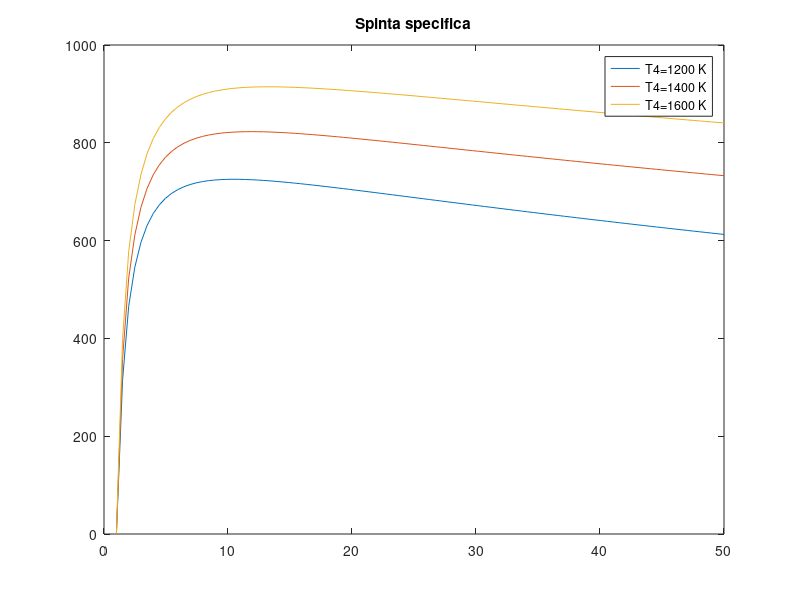
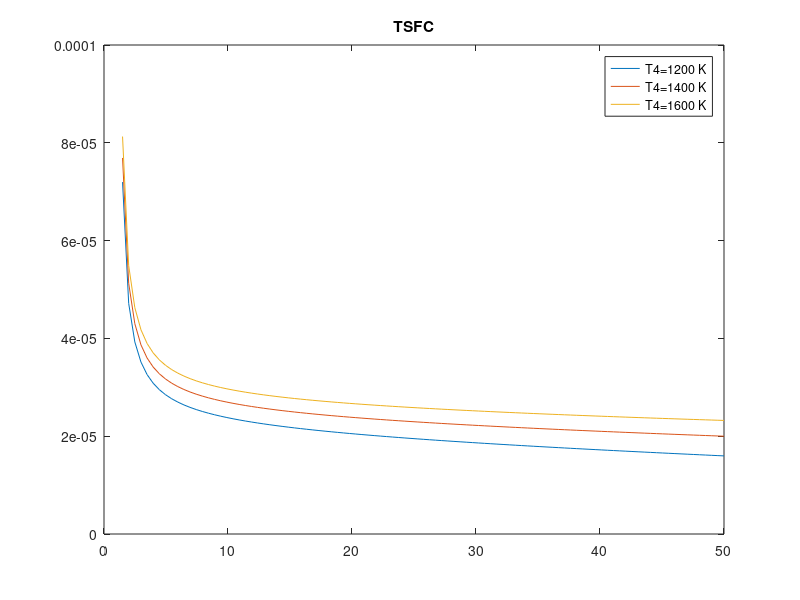
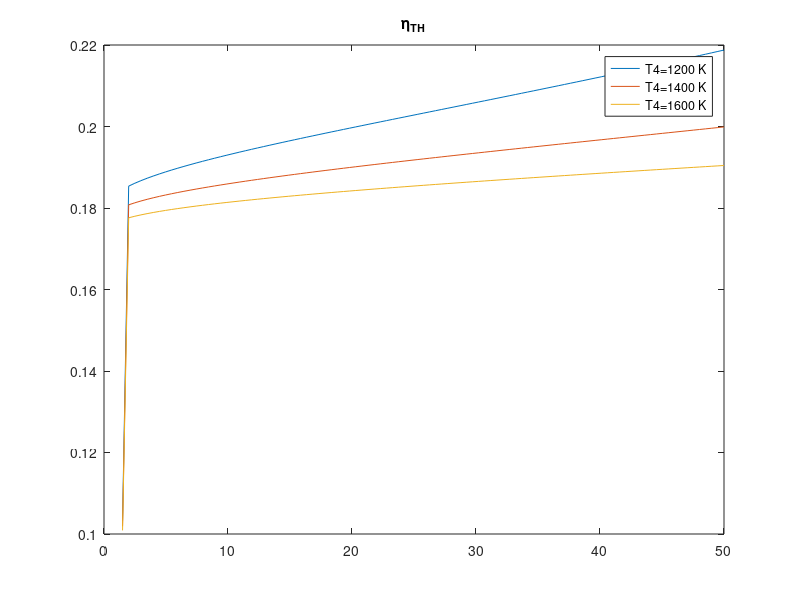
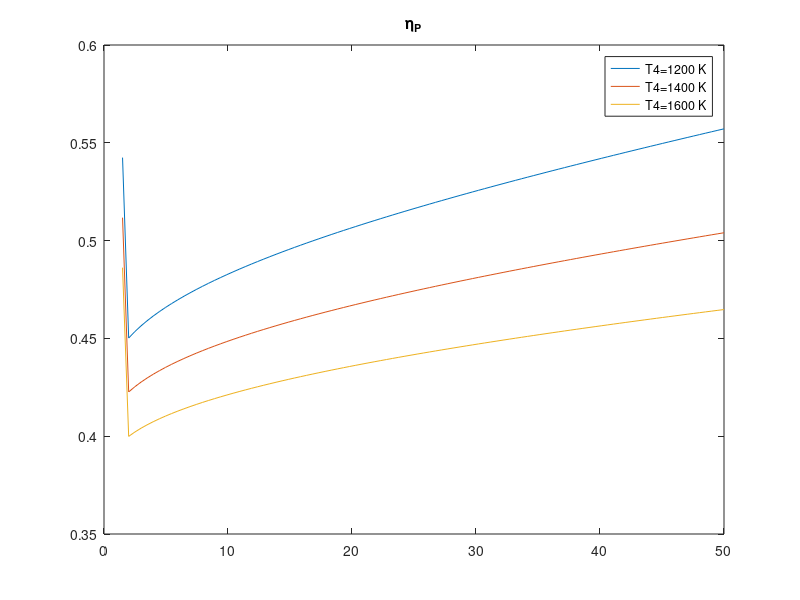

Recreate these plots in MATLAB, in order.
clc; close all; clear;

%%

z=10000;
eDsubsonico=0.98;
etaC=0.88;
etaT=0.94;
Qf=43000000;
etaB=0.96;
Au=0.126;
etaADN=0.96;
cp=1005;
gamma=1.4;
R=287;

nbeta=100;
beta=linspace(1,50,nbeta);
betaT=beta.^((gamma-1)/gamma);

T4=[1200 1400 1600];
nT=length(T4);

M=[0.6 0.9 1.2 1.5];
nM=length(M);


%% calcolo dei valori atmosferici
Ta=288-0.0065*z;
Pa=101330*((Ta/288)^(9.81/(R*0.0065)));
a=sqrt(gamma*R*Ta);
V=M.*a;

%% inizializzazione matrici delle soluzioni
S=zeros(nT, nbeta,nM);
TSFC=zeros(nT, nbeta,nM);
I=zeros(nT, nbeta, nM);
etaTH=zeros(nT, nbeta, nM);
etaP=zeros(nT,nbeta, nM);
eta=zeros(nT,nbeta, nM);

%% ciclo
for k=1:nM
    for j=1:nT
        for i=1:nbeta
            %presa d'aria
            if M(k)<=1
                eD=eDsubsonico;
            else
                eD=1-0.075*(M(k)-1)^1.35;
            end
            T2=Ta*(1+((gamma-1)/2)*M(k)^2);
            P2=eD*Pa;
            %compressore
            P3=beta(i)*P2;
            T3=T2*(1+(betaT(i)-1)/etaC);
            %combustione
            P4=P3;
            f=(cp*(T4(j)-T3))/(etaB*Qf);
            %turbina
            T5=T4(j)-(T3-T2)/(1+f);
            T5ideale=T4(j)-(T4(j)-T5)/etaT;
            P5=P4*((T5ideale/T4(j))^((gamma)/gamma-1));
            %ugello
            pressratio=Pa/P5;
            if (pressratio<=0.5283)
                %ugello strozzato
                Pu=P5*0.5283;
                Tu=T5*0.833;
                RHOu=Pu/(R*Tu);
                Vu=sqrt(gamma*R*Tu);
                Mu=RHOu*Au*Vu;
                Ma=Mu/(1+f);
            else 
                %l'ugello non è strozzato
                Pu=P5*pressratio;
                Tu=T5*((pressratio)^((gamma-1)/(gamma)));
                RHOu=Pu/(R*Tu);
                Vu=sqrt(2*cp*T5*etaADN*(1-(pressratio^((gamma-1)/gamma))));
                Mu=RHOu*Au*Vu;
                Ma=Mu/(1+f);
            end
            
            %risultati finali
            
            S(j,i,k)=Ma*((1+f)*Vu-V(k))+(Pu-Pa)*Au;
            I(j,i,k)=S(j,i,k)/Ma;
            TSFC(j,i,k)=f*Ma/S(j,i,k);
            etaTH(j,i,k)=(Vu^2-V(k)^2)/(2*f*Qf);
            etaP(j,i,k)=2*((V(k)/Vu)/(1+(V(k)/Vu)));
            eta(j,i,k)=etaTH(j,i,k)*etaP(j,i,k);

            %controllo se ci sono risultati immaginari, in questo caso il motore
            %non produce spinta infatti il rapporto di pressioni Pa/P05 è maggiore
            %di 1
            if(imag(Vu)~=0 || (real(S(j,i,k))<=0))
                S(j,i,k)=0;
                I(j,i,k)=0;
                TSFC(j,i,k)=inf;
                etaTH(j,i,k)=NaN;
                etaP(j,i,k)=NaN;
                eta(j,i,k)=NaN;
            end
        end
    end
end

    o=1;

for p=1:nM
    figure(o)
    plot(beta, I(1,:,p)); hold on;
    plot(beta, I(2,:,p)); hold on;
    plot(beta, I(3,:,p))
    title('Spinta specifica')
    legend('T4=1200 K', 'T4=1400 K', 'T4=1600 K');

    figure(o+1)
    plot(beta, TSFC(1,:,p)); hold on;
    plot(beta, TSFC(2,:,p)); hold on;
    plot(beta, TSFC(3,:,p))
    title('TSFC')
    legend('T4=1200 K', 'T4=1400 K', 'T4=1600 K');

    figure(o+2)
    plot(beta, etaTH(1,:,p)); hold on;
    plot(beta, etaTH(2,:,p)); hold on;
    plot(beta, etaTH(3,:,p))
    title('\eta_T_H')
    legend('T4=1200 K', 'T4=1400 K', 'T4=1600 K');

    figure(o+3)
    plot(beta, etaP(1,:,p)); hold on;
    plot(beta, etaP(2,:,p)); hold on;
    plot(beta, etaP(3,:,p))
    title('\eta_P')
    legend('T4=1200 K', 'T4=1400 K', 'T4=1600 K');

    figure(o+4)
    plot(beta, eta(1,:,p)); hold on;
    plot(beta, eta(2,:,p)); hold on;
    plot(beta, eta(3,:,p))
    title('\eta')
    legend('T4=1200 K', 'T4=1400 K', 'T4=1600 K');

    o=o+5;
end
